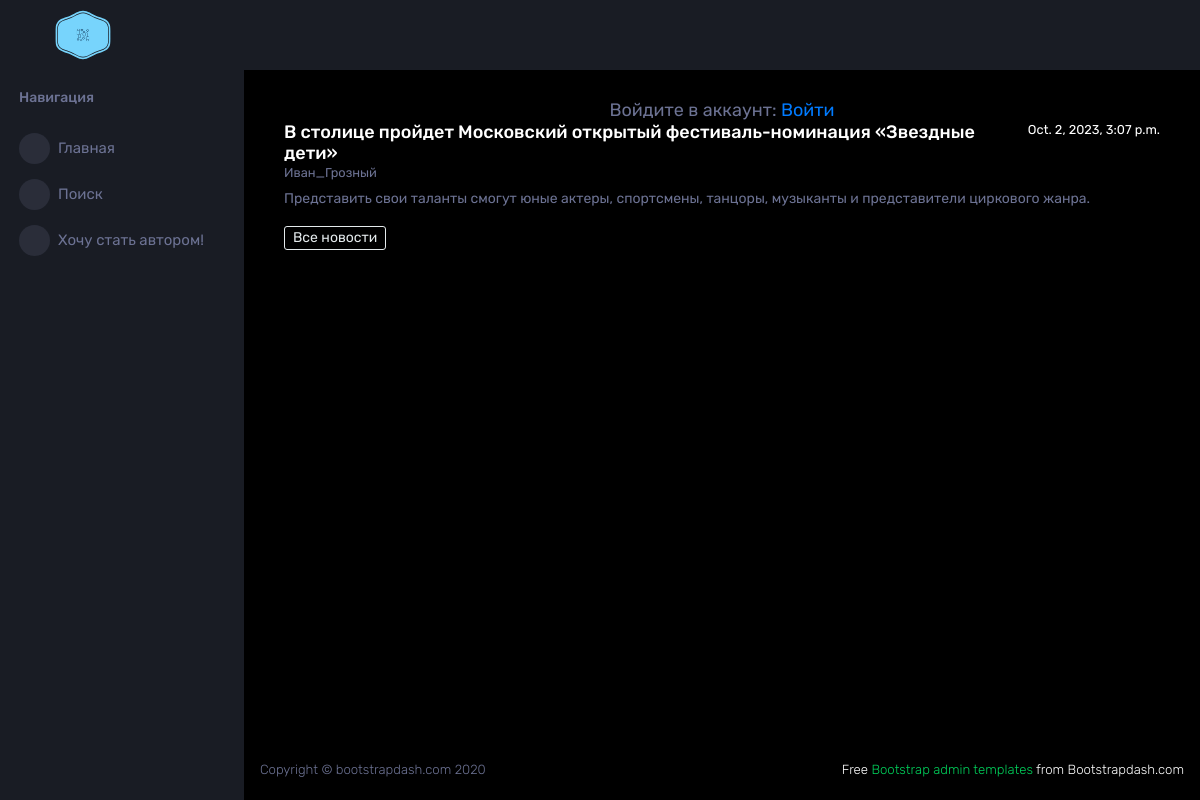
The app's page /news/9 with its own data.
### news/models.py (models this page shows, shortened)
class Post(models.Model):
    news = 'N'
    article = 'A'
    postChoice = [
        (news, 'Новость'),
        (article, 'Статья')
    ]
    postAuthor = models.ForeignKey(Author, on_delete = models.CASCADE)
    postType = models.CharField(max_length = 1, choices = postChoice, default = news)
    postDateTime = models.DateTimeField(default=timezone.now)
    postCat = models.ManyToManyField(Category, through = 'PostCategory')
    postTitle = models.CharField(max_length = 255, default = 'Заголовок')
    postBody = models.TextField(default = 'Здесь должен быть текст')
    postRate = models.IntegerField(default = 0)

class Author(models.Model):
    userModel = models.OneToOneField(User, on_delete=models.CASCADE)
    userRate = models.IntegerField(default = 0)

### news/views.py (the view)
# urls.py: path('<int:pk>', NewsDetail.as_view(), name='news_detail'),
class NewsDetail(DetailView):
    model = Post
    template_name = 'newspaper/post.html'
    context_object_name = 'post'

### news/templatetags/custom_filters.py (called while the page is built)
@register.filter(name='censor')
def censor(value):
    return cense(value)

### templates/newspaper/post.html (shortened to what this page needs)
{% extends 'layout/default.html' %}
{% load custom_filters %}
{% block content %}
<div class="container">
    <div class="row justify-content-md-center>">
       <div class="col">
            <h1 class="page-title">{{ post.postTitle|censor }}</h1>
       </div>
       <div class="col-md-auto">
            <h3 class="small test-muted">{{ post.postDateTime }}</h3>
        </div>
    </div>
    <div class="row">
        <div class="col">
            <h3 class="small text-muted">{{ post.postAuthor.userModel.username }}</h3>
        </div>
    </div>
    <div class="row">
        <div class="col">
            <p class="text-muted">{{ post.postBody|censor }}</p>
        </div>
    </div>
    <a role="button" class="btn btn-outline-secondary btn-sm" href="../news">Все новости</a>
</div>
{% endblock content %}

### records on screen
Post: postTitle|censor "В столице пройдет Московский открытый фестиваль-номинация «Звездные дети»", postDateTime "Oct. 2, 2023, 3:07 p.m.", postAuthor.userModel.username "Иван_Грозный", postBody|censor "Представить свои таланты смогут юные актеры, спортсмены, танцоры, музыканты и представители циркового жанра."
